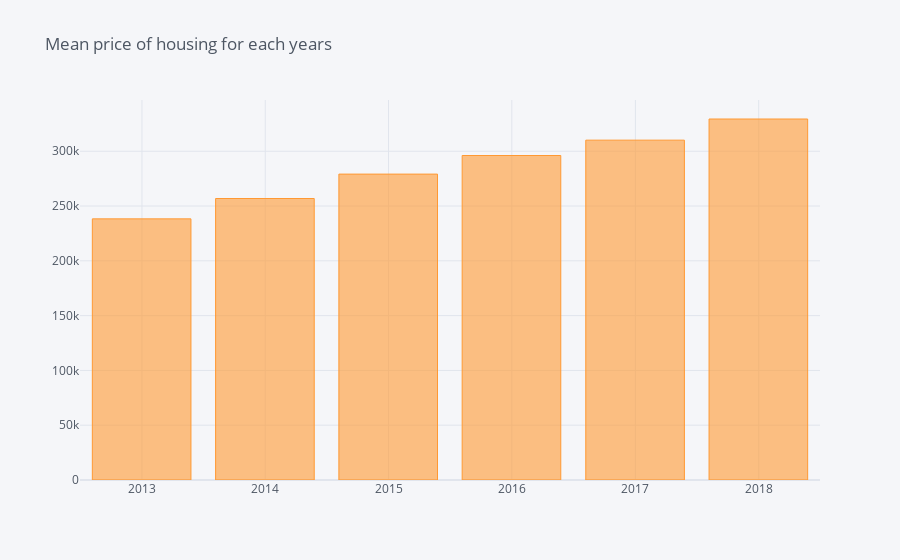

This figure's notebook cell:
### Markdown cell above
### Yearly basis

### Code cell
data_group3.Price.resample('Y').mean().iplot(kind="bar",title="Mean price of housing for each years")

### Figure 1 — Plotly figure (JSON) as saved in the notebook; plotly's stock layout.template omitted (floating-point values rounded to 4 significant figures)
{"data": [{"marker": {"color": "rgba(255, 153, 51, 0.6)", "line": {"color": "rgba(255, 153, 51, 1.0)", "width": 1}}, "name": "Price", "orientation": "v", "text": "", "type": "bar", "x": ["2012-12-31", "2013-12-31", "2014-12-31", "2015-12-31", "2016-12-31", "2017-12-31"], "y": [238300.0, 256900.0, 279100.0, 296100.0, 310100.0, 329400.0]}], "layout": {"legend": {"bgcolor": "#F5F6F9", "font": {"color": "#4D5663"}}, "paper_bgcolor": "#F5F6F9", "plot_bgcolor": "#F5F6F9", "title": {"font": {"color": "#4D5663"}, "text": "Mean price of housing for each years"}, "xaxis": {"gridcolor": "#E1E5ED", "showgrid": true, "tickfont": {"color": "#4D5663"}, "title": {"font": {"color": "#4D5663"}, "text": ""}, "zerolinecolor": "#E1E5ED"}, "yaxis": {"gridcolor": "#E1E5ED", "showgrid": true, "tickfont": {"color": "#4D5663"}, "title": {"font": {"color": "#4D5663"}, "text": ""}, "zerolinecolor": "#E1E5ED"}}}
